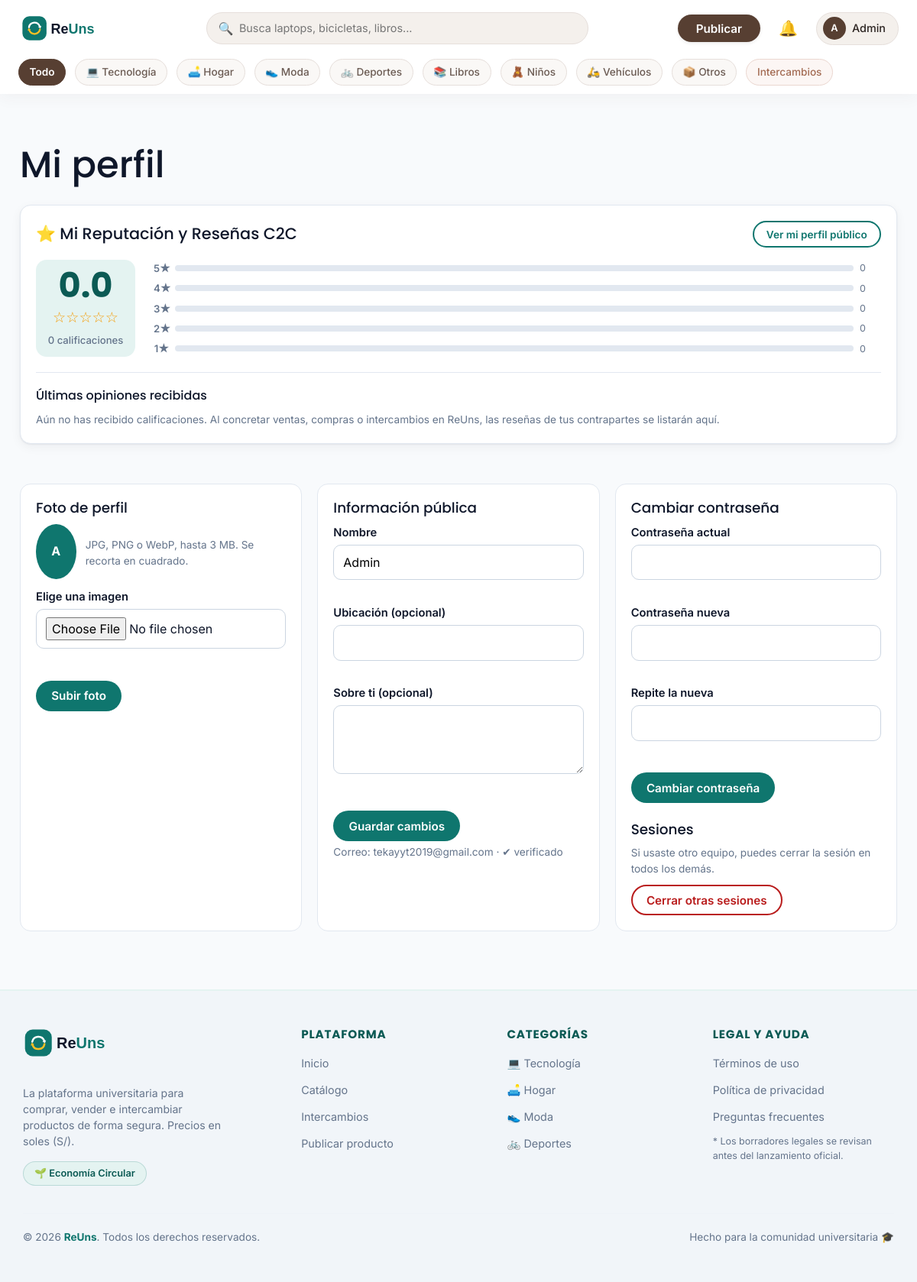
The page /paginas/perfil.php (signed in) on the database its author committed.
### tables this page shows
CREATE TABLE `usuarios` (
  `id` int(10) UNSIGNED NOT NULL,
  `nombre` varchar(60) NOT NULL,
  `email` varchar(150) NOT NULL,
  `clave_hash` varchar(255) NOT NULL,
  `rol` enum('usuario','moderador','admin') NOT NULL DEFAULT 'usuario',
  `estado` enum('activo','suspendido') NOT NULL DEFAULT 'activo',
  `email_verificado_en` datetime DEFAULT NULL,
  `bio` varchar(300) DEFAULT NULL,
  `ubicacion` varchar(80) DEFAULT NULL,
  `foto` varchar(40) DEFAULT NULL,
  `version_sesion` int(10) UNSIGNED NOT NULL DEFAULT 1,
  `creado_en` datetime NOT NULL DEFAULT current_timestamp(),
  `ultimo_login` datetime DEFAULT NULL
);

### app/config/config.php (called while the page is built, shortened)
<?php
function e(?string $t): string { return htmlspecialchars($t ?? '', ENT_QUOTES, 'UTF-8'); }

### app/config/db.php (called while the page is built)
<?php
function db(): PDO {
  static $pdo = null;
  if ($pdo === null) {
    $pdo = new PDO('mysql:host='.env('DB_HOST','localhost').';dbname='.env('DB_NAME','reuns').';charset=utf8mb4',
      env('DB_USER','root'), env('DB_PASS',''),
      [PDO::ATTR_ERRMODE=>PDO::ERRMODE_EXCEPTION, PDO::ATTR_DEFAULT_FETCH_MODE=>PDO::FETCH_ASSOC, PDO::ATTR_EMULATE_PREPARES=>false]);
  }
  return $pdo;
}

### app/modelos/usuario.php (called while the page is built, shortened)
<?php
function usuario_por_id(int $id): ?array {
    $s = db()->prepare('SELECT * FROM usuarios WHERE id=?');
    $s->execute([$id]);
    return $s->fetch() ?: null;
}

### app/ayudas/sesion.php (called while the page is built, shortened)
<?php
function usuario_actual(): ?array {
  static $cache = false;
  if ($cache !== false) return $cache;
  $cache = null;
  if (!empty($_SESSION['uid'])) {
    $u = usuario_por_id((int)$_SESSION['uid']);
    if ($u && $u['estado'] === 'activo' && (int)$u['version_sesion'] === (int)($_SESSION['ver'] ?? 0)) $cache = $u;
    else { $_SESSION = []; }
  }
  return $cache;
}
function requerir_login(): array {
  $u = usuario_actual();
  return $u;
}

### app/modelos/calificacion.php (called while the page is built, shortened)
<?php
function resumen_reputacion_usuario(int $usuarioId): array {
    $s = db()->prepare(
        "SELECT
            COUNT(*) AS total,
            COALESCE(AVG(puntuacion), 0) AS promedio,
            SUM(CASE WHEN puntuacion = 5 THEN 1 ELSE 0 END) AS e5,
            SUM(CASE WHEN puntuacion = 4 THEN 1 ELSE 0 END) AS e4,
            SUM(CASE WHEN puntuacion = 3 THEN 1 ELSE 0 END) AS e3,
            SUM(CASE WHEN puntuacion = 2 THEN 1 ELSE 0 END) AS e2,
            SUM(CASE WHEN puntuacion = 1 THEN 1 ELSE 0 END) AS e1
         FROM calificaciones
         WHERE calificado_id = ?"
    );
    $s->execute([$usuarioId]);
    $r = $s->fetch();
    $total = (int)($r['total'] ?? 0);
    $promedio = round((float)($r['promedio'] ?? 0), 1);
    $positivas = (int)($r['e5'] ?? 0) + (int)($r['e4'] ?? 0);
    $porcentaje = $total > 0 ? (int)round(($positivas / $total) * 100) : 100;
    return [
        'total' => $total,
        'promedio' => $promedio,
        'porcentaje_positivo' => $porcentaje,
        'distribucion' => [
            5 => (int)($r['e5'] ?? 0),
            4 => (int)($r['e4'] ?? 0),
            3 => (int)($r['e3'] ?? 0),
            2 => (int)($r['e2'] ?? 0),
            1 => (int)($r['e1'] ?? 0)
        ]
    ];
}
function listar_calificaciones_usuario(int $usuarioId, int $limite = 20): array {
    $limite = max(1, min(100, $limite));
    $s = db()->prepare(
        "SELECT c.*, u.nombre AS autor_nombre, u.foto AS autor_foto,
                CASE
                    WHEN c.tipo_operacion = 'oferta' THEN (SELECT p.titulo FROM ofertas o JOIN productos p ON p.id = o.producto_id WHERE o.id = c.operacion_id)
                    WHEN c.tipo_operacion = 'intercambio' THEN (SELECT p.titulo FROM intercambios x JOIN productos p ON p.id = x.producto_id WHERE x.id = c.operacion_id)
                    ELSE 'Producto'
                END AS producto_titulo
         FROM calificaciones c
         JOIN usuarios u ON u.id = c.evaluador_id
         WHERE c.calificado_id = ?
         ORDER BY c.creado_en DESC, c.id DESC
         LIMIT $limite"
    );
    $s->execute([$usuarioId]);
    return $s->fetchAll();
}

### public/paginas/perfil.php (the view, shortened to what this page needs)
<?php
require __DIR__ . '/../../app/ayudas/bootstrap.php';
$u = requerir_login();
$errores = [];
$valores = ['nombre' => $u['nombre'], 'ubicacion' => $u['ubicacion'], 'bio' => $u['bio']];
$seccion = '';
$rep = function_exists('resumen_reputacion_usuario') ? resumen_reputacion_usuario((int)$u['id']) : ['total' => 0, 'promedio' => 0.0, 'distribucion' => [5=>0,4=>0,3=>0,2=>0,1=>0], 'porcentaje_positivo' => 100];
$resenas = function_exists('listar_calificaciones_usuario') ? listar_calificaciones_usuario((int)$u['id'], 10) : [];
require APP . '/vistas/cabecera.php';
$op = ['errores' => $seccion === 'perfil' ? $errores : [], 'valores' => $valores];
?>
<link rel="stylesheet" href="<?= BASE ?>/assets/css/operaciones.css">
<div class="contenedor">
  <h1 style="padding-top:24px">Mi perfil</h1>
  <section class="reputacion-panel">
    <div style="display:flex;justify-content:space-between;align-items:center;flex-wrap:wrap;gap:10px;margin-bottom:16px">
      <h2 style="margin:0;font-size:1.3rem">⭐ Mi Reputación y Reseñas C2C</h2>
      <a href="<?= BASE ?>/paginas/vendedor.php?id=<?= (int)$u['id'] ?>" class="btn btn--linea" style="font-size:0.85rem">Ver mi perfil público</a>
    </div>
    <div class="reputacion-resumen">
      <div class="reputacion-score">
        <span class="reputacion-score__num"><?= number_format($rep['promedio'], 1) ?></span>
        <span class="reputacion-score__estrellas">
          <?php
          $llenas = (int)round($rep['promedio']);
          echo str_repeat('★', $llenas) . str_repeat('☆', 5 - $llenas);
          ?>
        </span>
        <span class="reputacion-score__total"><?= $rep['total'] ?> <?= $rep['total'] === 1 ? 'calificación' : 'calificaciones' ?></span>
      </div>
      <div class="distribucion-barras">
        <?php foreach ([5, 4, 3, 2, 1] as $est):
          $cant = $rep['distribucion'][$est] ?? 0;
        ?>
          <div class="barra-fila">
            <span class="barra-fila__label"><?= $est ?>★</span>
            <div class="barra-fila__track">
            </div>
            <span class="barra-fila__cant"><?= $cant ?></span>
          </div>
        <?php endforeach; ?>
      </div>
    </div>
    <div style="margin-top:20px">
      <h3 style="font-size:1rem;margin-bottom:12px">Últimas opiniones recibidas</h3>
      <?php if (!$resenas): ?>
        <p class="meta" style="margin:0">
          Aún no has recibido calificaciones. Al concretar ventas, compras o intercambios en ReUns, las reseñas de tus contrapartes se listarán aquí.
        </p>
      <?php endif; ?>
    </div>
  </section>
  <div class="cuenta">
    <section class="panel">
      <h2>Foto de perfil</h2>
      <div class="vendedor" style="border:0;margin:0 0 12px;padding:0">
        <?= avatar($u['nombre'], $u['foto'], 72) ?>
        <p class="meta">JPG, PNG o WebP, hasta 3 MB. Se recorta en cuadrado.</p>
      </div>
      <form method="post" enctype="multipart/form-data">
        <div class="campo">
          <label for="foto">Elige una imagen</label>
          <input id="foto" name="foto" type="file" accept="image/jpeg,image/png,image/webp" data-max-mb="3" data-max-files="1">
          <p class="error"><?= e($seccion === 'foto' ? ($errores['foto'] ?? '') : '') ?></p>
        </div>
        <button class="btn btn--primario" type="submit">Subir foto</button>
      </form>
    </section>
    <section class="panel">
      <h2>Información pública</h2>
      <form method="post" data-validar="perfil" novalidate>
        <div class="campo">
          <label for="bio">Sobre ti (opcional)</label>
          <textarea id="bio" name="bio" maxlength="300"><?= e($valores['bio'] ?? '') ?></textarea>
          <p class="error"><?= e($op['errores']['bio'] ?? '') ?></p>
        </div>
        <button class="btn btn--primario" type="submit">Guardar cambios</button>
      </form>
      <p class="meta">Correo: <?= e($u['email']) ?> · <?= $u['email_verificado_en'] ? '✔ verificado' : 'sin verificar' ?></p>
    </section>
    <section class="panel">
      <h2>Cambiar contraseña</h2>
      <form method="post" data-validar="nueva" novalidate>
        <button class="btn btn--primario" type="submit">Cambiar contraseña</button>
      </form>
      <h2 style="margin-top:24px">Sesiones</h2>
      <p class="meta">Si usaste otro equipo, puedes cerrar la sesión en todos los demás.</p>
      <form method="post" data-confirmar="¿Cerrar la sesión en todos los demás dispositivos?">
        <button class="btn btn--peligro" type="submit">Cerrar otras sesiones</button>
      </form>
    </section>
  </div>
</div>
<?php require APP . '/vistas/pie.php'; ?>

### app/vistas/cabecera.php (shortened to what this page needs)
<?php
$usr = usuario_actual();
?>
<!DOCTYPE html>
<html lang="es">
<head>
    <link href="https://cdn.jsdelivr.net/npm/bootstrap@5.3.3/dist/css/bootstrap.min.css" rel="stylesheet">
    <link rel="stylesheet" href="<?= BASE ?>/assets/css/base.css">
    <link rel="stylesheet" href="<?= BASE ?>/assets/css/social.css">
</head>
<body>
<header class="cab">
  <div class="cab__contenedor-interno">
    <div class="cab__fila">
      <a href="<?= BASE ?>/index.php" class="cab__logo">
          <img src="<?= BASE ?>/assets/img/logo.svg" alt="ReUns" width="130" height="36">
      </a>
      <form class="buscador-compacto" action="<?= BASE ?>/paginas/catalogo.php" method="get" role="search">
        <span class="buscador-icono">🔍</span>
        <input id="q" name="q" type="search" placeholder="Busca laptops, bicicletas, libros..." value="<?= e($_GET['q'] ?? '') ?>">
      </form>
      <nav class="cab__acciones" aria-label="Cuenta">
        <?php if ($usr):
          $inicialUsuario = mb_strtoupper(mb_substr($usr['nombre'], 0, 1));
        ?>
          <a class="btn btn-publicar-calido btn-sm px-4 rounded-pill fw-semibold shadow-sm" href="<?= BASE ?>/paginas/publicar.php">Publicar</a>
          <a href="<?= BASE ?>/paginas/notificaciones.php" class="position-relative text-dark text-decoration-none p-2" aria-label="Notificaciones">
              <span style="font-size: 1.25rem;">🔔</span>
          </a>
          <div class="menu-usuario-hover-container">
              <div class="btn-perfil-toggle">
                  <span class="avatar-circulo"><?= e($inicialUsuario) ?></span>
                  <span class="text-truncate d-none d-sm-inline" style="max-width: 110px;"><?= e($usr['nombre']) ?></span>
              </div>
          </div>
        <?php else: ?>
          <a class="btn btn-outline-secondary btn-sm rounded-pill px-3" href="<?= BASE ?>/paginas/login.php">Ingresar</a>
          <a class="btn btn-publicar-calido btn-sm rounded-pill px-3 shadow-sm" href="<?= BASE ?>/paginas/registro.php">Crear cuenta</a>
        <?php endif; ?>
      </nav>
    </div>
  </div>
  <div class="cats-wrapper">
      <div class="cab__contenedor-interno">
          <nav class="cats-nav" aria-label="Categorías">
              <a href="<?= BASE ?>/paginas/catalogo.php" class="<?= !isset($_GET['cat']) && empty($_GET['mod']) ? 'activo' : '' ?>">Todo</a>
              <?php foreach (categorias() as $k => [$n, $i]): ?>
                  <a href="<?= BASE ?>/paginas/catalogo.php?cat=<?= $k ?>" class="<?= (isset($_GET['cat']) && $_GET['cat'] == $k) ? 'activo' : '' ?>">
                      <?= $i . ' ' . e($n) ?>
                  </a>
              <?php endforeach; ?>
              <a href="<?= BASE ?>/paginas/catalogo.php?mod=intercambio" class="cats__trueque <?= (isset($_GET['mod']) && $_GET['mod'] == 'intercambio') ? 'activo' : '' ?>">Intercambios</a>
          </nav>
      </div>
  </div>
</header>
<main id="contenido">

### public/assets/css/base.css (style rules this page uses)
:root { --verde: #0F766E; --verde-osc: #0B5A54; --verde-cl: #E4F3F1; --ambar: #F59E0B; --ambar-osc: #B45309; --tinta: #0F172A; --gris: #64748B; --linea: #E2E8F0; --fondo: #F8FAFC; --blanco: #fff; --error: #B91C1C; --footer:#B7D894; --r: 14px; --sombra: 0 1px 2px rgba(15, 23, 42, .06), 0 4px 14px rgba(15, 23, 42, .05); }
* { box-sizing: border-box; }
body { margin: 0; font: 400 16px/1.55 Inter, system-ui, sans-serif; color: var(--tinta); background: var(--fondo); }
h1, h2, h3 { font-family: Poppins, Inter, sans-serif; line-height: 1.2; margin: 0 0 .5em; }
h1 { font-size: clamp(1.9rem, 4.5vw, 3rem); }
h2 { font-size: 1.5rem; }
h3 { font-size: 1rem; }
a { color: var(--verde); }
img { max-width: 100%; }
.contenedor { max-width: 1180px; margin: 0 auto; padding: 0 16px; }
.btn { display: inline-block; border: 2px solid transparent; border-radius: 999px; padding: .55em 1.2em; font: 600 .95rem Inter, sans-serif; cursor: pointer; text-decoration: none; text-align: center; }
.btn--primario { background: var(--verde); color: #fff; }
.btn--linea { border-color: var(--verde); color: var(--verde); background: #fff; }
.btn--peligro { background: #fff; color: var(--error); border-color: var(--error); }
.cab { background: #fff; border-bottom: 1px solid var(--linea); position: sticky; top: 0; z-index: 20; }
.cab__fila { display: flex; align-items: center; gap: 16px; padding-top: 10px; padding-bottom: 10px; flex-wrap: wrap; }
.cab__logo img { display: block; }
.cab__acciones { display: flex; align-items: center; gap: 14px; }
.cab__acciones > a:not(.btn) { text-decoration: none; color: var(--tinta); font-weight: 500; }
.cats__trueque { background: #FEF3C7; font-weight: 600; }
.meta { margin: 4px 0 0; color: var(--gris); font-size: .85rem; }
.campo { margin-bottom: 14px; }
.campo label { display: block; font-weight: 600; margin-bottom: 4px; font-size: .92rem; }
.campo input, .campo select, .campo textarea { width: 100%; padding: 10px 12px; border: 1.5px solid #CBD5E1; border-radius: 10px; font: inherit; background: #fff; }
.campo textarea { min-height: 90px; }
.campo .error { color: var(--error); font-size: .85rem; margin: 4px 0 0; min-height: 1em; }
.panel { background: #fff; border: 1px solid var(--linea); border-radius: var(--r); padding: 20px; }
.panel .btn { margin-top: 10px; }
.vendedor { display: flex; gap: 12px; align-items: center; margin-top: 18px; padding-top: 16px; border-top: 1px solid var(--linea); }
.cuenta { display: grid; grid-template-columns: repeat(auto-fit, minmax(300px, 1fr)); gap: 20px; padding: 28px 0; }
.cuenta .panel h2 { font-size: 1.15rem; }
main#contenido { padding-top: 24px; min-height: calc(100vh - 400px); }

### public/assets/css/operaciones.css (style rules this page uses)
.reputacion-panel { background: #fff; border: 1px solid var(--linea); border-radius: var(--r); padding: 20px; box-shadow: var(--sombra); margin-bottom: 24px; }
.reputacion-resumen { display: grid; grid-template-columns: auto 1fr; gap: 24px; align-items: center; padding-bottom: 20px; border-bottom: 1px solid var(--linea); }
.reputacion-score { display: flex; flex-direction: column; align-items: center; justify-content: center; min-width: 130px; padding: 12px; background: var(--verde-cl); border-radius: var(--r); }
.reputacion-score__num { font-size: 2.8rem; font-weight: 700; color: var(--verde-osc); line-height: 1; font-family: Poppins, Inter, sans-serif; }
.reputacion-score__estrellas { color: var(--ambar); font-size: 1.2rem; margin: 4px 0; }
.reputacion-score__total { font-size: 0.82rem; color: var(--gris); font-weight: 500; }
.distribucion-barras { display: flex; flex-direction: column; gap: 6px; }
.barra-fila { display: flex; align-items: center; gap: 8px; font-size: 0.82rem; color: var(--gris); }
.barra-fila__label { width: 20px; text-align: right; font-weight: 600; }
.barra-fila__track { flex: 1; height: 8px; background: var(--linea); border-radius: 999px; overflow: hidden; }
.barra-fila__cant { width: 28px; font-size: 0.78rem; text-align: left; }

### rows shown on the page
usuarios: nombre "A", nombre "Admin", email "tekayyt2019@gmail.com"

### other values the page prints
$i "💻"
$n "Tecnología"
$i "🛋️"
$n "Hogar"
$i "👟"
$n "Moda"
$i "🚲"
$n "Deportes"
$i "📚"
$n "Libros"
$i "🧸"
$n "Niños"
$i "🛵"
$n "Vehículos"
$i "📦"
